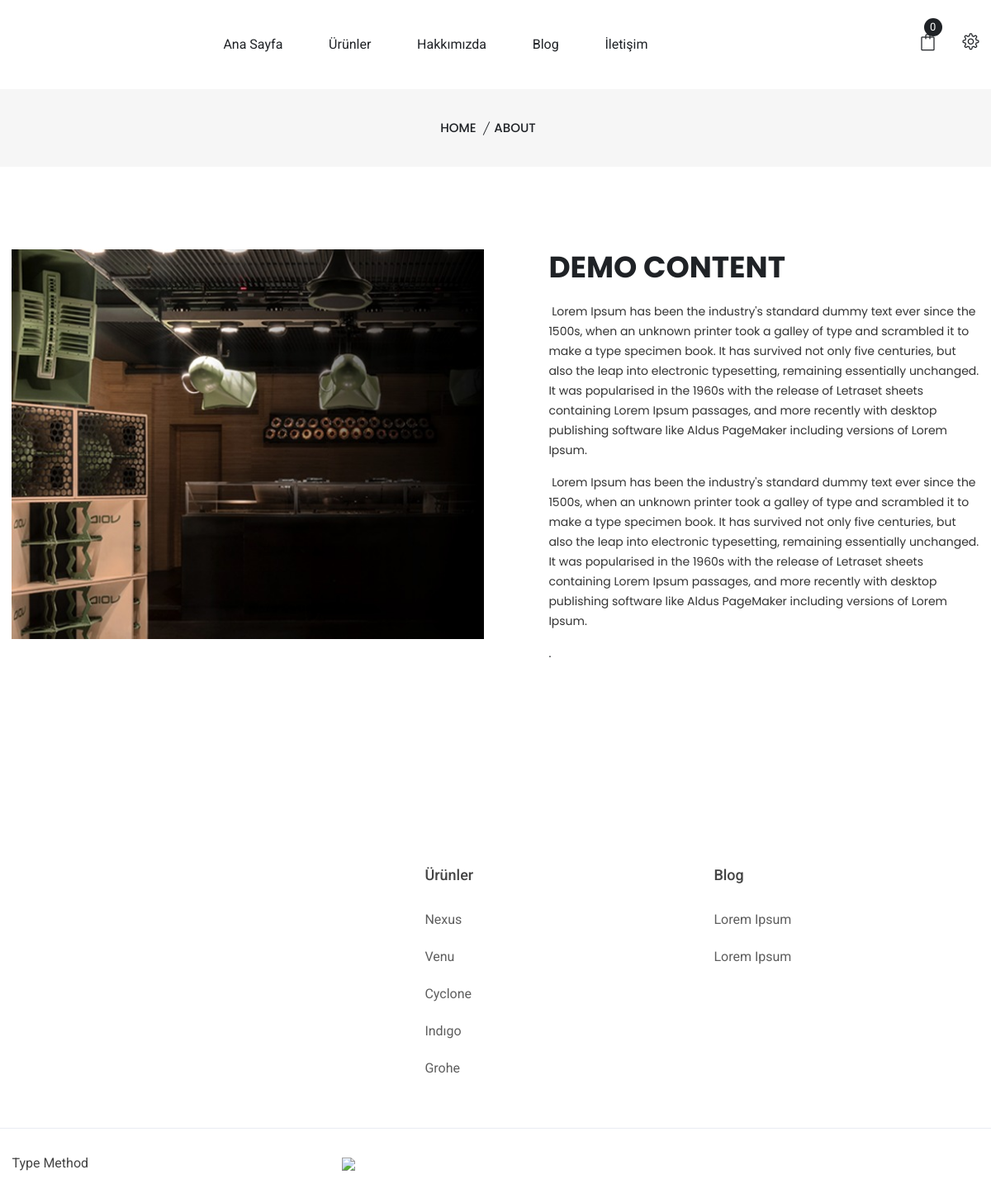
The app's page /blog/about/ with its own data.
### yoga/models.py (models this page shows, shortened)
class About(models.Model):
    title = models.CharField(max_length=1000, default='Title')
    info = RichTextUploadingField()
    image = models.ImageField(upload_to='products/%y/%m/%d', blank=True, verbose_name='Resim : (370x610)')

class Blog(models.Model):
    image = models.ImageField(upload_to='products/%y/%m/%d', blank=True, verbose_name='Resim : (550x350)')
    list = models.ImageField(upload_to='products/%y/%m/%d', blank=True, verbose_name='Resim : (850x530)')
    title = models.CharField(max_length=1000, default='Title')
    mini_info = RichTextUploadingField()
    info = RichTextUploadingField()
    slug = models.SlugField(max_length=200, db_index=True)
    def get_absolute_url(self):
        return reverse('yoga:blog_detail',args=[self.slug])

### shop/models.py (models this page shows, shortened)
class Category(models.Model):
    image = models.ImageField(upload_to='products/%y/%m/%d', blank=True,verbose_name='(250x250)')
    name = models.CharField(max_length=20, db_index=True)
    slug = models.SlugField(max_length=20, db_index=True, unique=True)
    def get_absolute_url(self):
        return reverse('shop:product_list_by_show', args=[self.slug])

### yoga/views.py (the view)
# urls.py: path('about/',views.about,name='about'),
def about(request):
    cart = Cart(request)
    done = kvvk.objects.all()
    abouts = About.objects.all()
    blogs = Blog.objects.all().order_by('-id')
    cate = Category.objects.all()
    context = {
        'cart': cart,
        'abouts':abouts,
        'cate':cate,
        'done':done,
        'blogs':blogs
    }
    return render(request,'central/about.html',context)

### yoga/templates/central/about.html (shortened to what this page needs)
{% extends "base.html" %}
{% load static i18n %}
{% block content %}
 <div class="breadcrumb-area pt-35 pb-35 bg-gray">
        <div class="container">
            <div class="breadcrumb-content text-center">
                <ul>
                    <li>
                        <a href="/">Home</a>
                    </li>
                    <li class="active">About</li>
                </ul>
            </div>
        </div>
    </div>
    <div class="about-story-area pt-100 pb-100">
        <div class="container">
            <div class="row">
                {% for product in abouts %}
                <div class="col-lg-6">
                    <div class="story-img">
                        <a href="#"><img src="{% if product.image %}{{ product.image.url }}{% endif %}" alt=""></a>
                    </div>
                </div>
                <div class="col-lg-6">
                    <div class="story-details pl-50">
                        <div class="story-details-top">
                            <h2>{{product.title}}</h2>
                            <p>{{product.info | safe}}. </p>
                        </div>
                    </div>
                </div>
                {% endfor %}
            </div>
        </div>
    </div>
{% endblock %}

### yoga/templates/footer.html (shortened to what this page needs)
{% load static %}
<footer class="footer-area pt-100">
        <div class="container">
            <div class="footer-top-2 pb-20">
                <div class="row">
                    <div class="col-lg-4 col-md-4 col-sm-12 col-12">
                        <div class="footer-widget mb-40">
                        </div>
                    </div>
                    <div class="col-lg-4 col-md-4 col-sm-4 col-6">
                        <div class="footer-widget mb-40 pl-100">
                            <div class="footer-title">
                                <h3>Ürünler</h3>
                            </div>
                            <div class="footer-list">
                                <ul>
                                    {% for product in cate %}
                                    <li><a href="{{product.get_absolute_url}}">{{product.name}}</a></li>
                                    {% endfor %}
                                </ul>
                            </div>
                        </div>
                    </div>
                    <div class="col-lg-4 col-md-4 col-sm-4 col-6">
                        <div class="footer-widget mb-40 pl-50">
                            <div class="footer-title">
                                <h3>Blog</h3>
                            </div>
                            <div class="footer-list">
                                <ul>
                                    {% for product in blogs %}
                                    <li><a href="{{product.get_absolute_url}}">{{product.title}}</a></li>
                                    {% endfor %}
                                </ul>
                            </div>
                        </div>
                    </div>
                </div>
            </div>
        </div>
        <div class="footer-bottom border-top-2 pt-30">
            <div class="container">
                <div class="row align-items-center">
                    <div class="col-lg-4 col-md-4 col-sm-6 col-12">
                        <div class="copyright-2 pb-30">
                                <p>Type Method</p>
                        </div>
                    </div>
                   <div class="col-lg-4 col-md-4 col-sm-6 col-12">
                        <div class=" pb-30">
                            <a href="/"><img width="300" src="{% static 'visa.png'%}"></a>
                        </div>
                    </div>
                </div>
            </div>
        </div>
    </footer>

### records on screen
About: image (picture), title "DEMO CONTENT", info "Lorem Ipsum has been the industry's standard dummy text ever since the 1500s, when an unknown printer took a galley of type and scrambled it to make a type specimen book. It has survived not only five centuries, but also the leap into electronic typesetting, remaining essentially unchanged. It was popularised in the 1960s with the release of Letraset sheets containing Lorem Ipsum passages, and more recently with desktop publishing software like Aldus PageMaker including versions of Lorem Ipsum. Lorem Ipsum has been the industry's standard dummy text ever since the 1500s, when an unknown printer took a galley of type and scrambled it to make a type specimen book. It has survived not only…"
Category: name "Nexus"
Category: name "Venu"
Category: name "Cyclone"
Category: name "Indıgo"
Category: name "Grohe"
Blog: title "Lorem Ipsum"
Blog: title "Lorem Ipsum"
